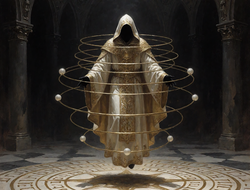
#> input picture Believer/images/card_portraits/omniscience_card.png, 250 x 190 px, found by its file name
$ python generate_character_assets.py
#> lines starting #> are read from the running program, lines starting #| are printed output that depends on the picture
### Tools/AgnesImage/agnes_client.py
"""Agnes AI 图像生成客户端（文生图 / 图生图 / 多图合成）。

仅依赖 Python 标准库，可被 ``card_art.py`` 等批处理脚本导入。

API 文档: https://agnes-ai.cn/zh-Hans/docs/agnes-image-20-flash
Endpoint: ``POST https://apihub.agnes-ai.com/v1/images/generations``（国际站）
          ``POST https://api.agnes-ai.cn/v1/images/generations``（中国站，兼容回退）

密钥读取顺序:
    1. 显式参数 ``api_key``
    2. 环境变量 ``AGNES_API_KEY``
    3. ``Tools/AgnesImage/.env``
    4. ``<repo>/.env``

密钥和完整请求体不会写入日志或异常信息。

用法::

    python agnes_client.py "a hooded pilgrim in ivory robes" -o out.png
    python agnes_client.py "make it golden" -o out.png --image ref.png

    from agnes_client import generate, generate_to_file
    png = generate("prompt", size="1024x768")
"""

from __future__ import annotations

import argparse
import base64
import json
import mimetypes
import os
import sys
import time
import urllib.error
import urllib.request
from pathlib import Path

HERE = Path(__file__).resolve().parent
ROOT = HERE.parents[1]  # Tools/AgnesImage -> repo root

DEFAULT_ENDPOINT = "https://apihub.agnes-ai.com/v1/images/generations"
# 同一把密钥只在一个站点有效；401/404 时自动换站重试一次。
KNOWN_ENDPOINTS = (
    "https://apihub.agnes-ai.com/v1/images/generations",
    "https://api.agnes-ai.cn/v1/images/generations",
)
DEFAULT_MODEL = "agnes-image-2.0-flash"
SUPPORTED_MODELS = (
    "agnes-image-2.0-flash",
    "agnes-image-2.1-flash",
    "agnes-image-2.5-flash",
)

# 文档建议 60s-360s；一次生成通常 10-60s。
DEFAULT_TIMEOUT = 240
RETRYABLE_STATUS = {408, 409, 425, 429, 500, 502, 503, 504}


class AgnesError(RuntimeError):
    """Agnes API 调用失败。``status`` 为 HTTP 状态码（网络错误时为 None）。"""

    def __init__(self, message: str, status: int | None = None):
        super().__init__(message)
        self.status = status


class AgnesConfigError(AgnesError):
    """缺少密钥或配置无效。"""


def _parse_dotenv(path: Path) -> dict[str, str]:
    values: dict[str, str] = {}
    if not path.is_file():
        return values
    for raw in path.read_text(encoding="utf-8", errors="replace").splitlines():
        line = raw.strip()
        if not line or line.startswith("#") or "=" not in line:
            continue
        key, _, value = line.partition("=")
        values[key.strip()] = value.strip().strip('"').strip("'")
    return values


def load_api_key(api_key: str | None = None) -> str:
    """按优先级解析 API key；找不到时抛 ``AgnesConfigError``。"""
    if api_key:
        return api_key

    env_value = os.environ.get("AGNES_API_KEY")
    if env_value:
        return env_value

    for candidate in (HERE / ".env", ROOT / ".env"):
        value = _parse_dotenv(candidate).get("AGNES_API_KEY")
        if value:
            return value

    raise AgnesConfigError(
        "未找到 AGNES_API_KEY。请复制 Tools/AgnesImage/.env.example 为 .env 并填入密钥，"
        "或设置环境变量 AGNES_API_KEY。"
    )


# [25 lines left out: functions resolve_model, resolve_endpoint, not called in this run]


_WORKING_ENDPOINT: list[str | None] = [None]


# [17 lines left out: functions _endpoint_candidates, file_to_data_uri, not called in this run]


def _is_remote_image(value: str) -> bool:
    return value.startswith(("http://", "https://", "data:"))


# [55 lines left out: functions _http_post_json, _explain_http_error, _read_image_bytes, not called in this run]


def generate_result(
    prompt: str,
    *,
    size: str = "1024x768",
    model: str | None = None,
    images: list[str | Path] | None = None,
    return_base64: bool = False,
    timeout: float = DEFAULT_TIMEOUT,
    retries: int = 3,
    api_key: str | None = None,
    endpoint: str | None = None,
    extra_body: dict | None = None,
) -> dict:
    """调用一次生图接口，返回 ``{"png": bytes, "url": str|None, "revised_prompt": str|None}``。

    ``images`` 支持本地路径、公网 URL 和 Data URI；传了就是图生图/多图合成。
    """
    if not prompt or not prompt.strip():
        raise AgnesConfigError("prompt 不能为空")
    if not _valid_size(size):
        raise AgnesConfigError(f"size 格式应为 WxH，例如 1024x768，收到: {size!r}")

    resolved_key = load_api_key(api_key)
    resolved_model = resolve_model(model)
    candidates = _endpoint_candidates(endpoint)

    payload: dict = {
        "model": resolved_model,
        "prompt": prompt,
        "size": size,
        "extra_body": dict(extra_body or {}),
    }

    if images:
        normalized = [
            image if _is_remote_image(str(image)) else file_to_data_uri(image)
            for image in images
        ]
        payload["extra_body"]["image"] = normalized

    if return_base64:
        payload["return_base64"] = True
        payload["extra_body"]["response_format"] = "b64_json"
    elif "response_format" not in payload["extra_body"]:
        payload["extra_body"]["response_format"] = "url"

    last_error: AgnesError | None = None
    for position, candidate in enumerate(candidates):
        try:
            return _generate_once(candidate, payload, resolved_key, timeout, retries)
        except AgnesError as exc:
            last_error = exc
            if position + 1 < len(candidates) and exc.status in (401, 404):
                print(
                    f"[agnes] {candidate} 拒绝该密钥（HTTP {exc.status}），尝试下一站点",
                    file=sys.stderr,
                )
                continue
            raise
    assert last_error is not None
    raise last_error


# [21 lines left out: function _generate_once, not called in this run]


def _valid_size(size: str) -> bool:
    try:
        width, height = size.lower().split("x", 1)
        return int(width) > 0 and int(height) > 0
    except (ValueError, AttributeError):
        return False


# [23 lines left out: function _decode_image_response, not called in this run]


def generate(prompt: str, **kwargs) -> bytes:
    """文生图/图生图的简写，直接返回 PNG 字节。"""
    return generate_result(prompt, **kwargs)["png"]


def generate_to_file(prompt: str, output: str | Path, **kwargs) -> Path:
    """生成并写入文件（自动创建父目录）。"""
    output_path = Path(output)
    output_path.parent.mkdir(parents=True, exist_ok=True)
    output_path.write_bytes(generate(prompt, **kwargs))
    return output_path


# [42 lines left out: functions build_cli, main, not called in this run]


# [2 lines that do not run on import are left out]

### Tools/AgnesImage/generate_character_assets.py
from __future__ import annotations

import sys
from pathlib import Path

from PIL import Image, ImageOps

HERE = Path(__file__).resolve().parent
sys.path.insert(0, str(HERE))
from agnes_client import generate_to_file  # noqa: E402

ROOT = HERE.parents[1]
RAW = ROOT / "Assets" / "CardArt" / "Generated" / "Character" / "_source"
SOURCE = ROOT / "Assets" / "CardArt" / "Generated" / "Character"
GAME_CHAR = ROOT / "Believer" / "images" / "charui"
GAME_SELECT = ROOT / "Believer" / "images" / "character" / "select"

STYLE = (
    "Dark gothic fantasy, painterly Slay the Spire 2 character-select illustration, "
    "mysterious hooded Believer, face completely hidden inside deep black hood shadow, "
    "ivory-white robes with antique-gold embroidery and circular chest seal, "
    "white-gold divine radiance, solemn and majestic, rich hand-painted brushwork, "
    "dark desaturated cathedral background, no text, no letters, no UI, no border, no logo, no watermark."
)

PROMPTS = {
    "believer_select": (
        "Wide 16:9 character-select background, three-quarter full-body hooded Believer standing "
        "slightly left of center, frontal but subtly turned, ivory-white robe with gold trim, "
        "deep black faceless hood, circular gold chest seal, layered cloak and wide sleeves, "
        "calm imposing presence, soft white-gold halo behind the head, dark cathedral niche and "
        "candlelit stone background, large empty dark area on the right for the character-select "
        "info panel, dramatic but readable, no text, no UI, no card frame. " + STYLE
    ),
    "believer_select_icon": (
        "Vertical character-select button icon, waist-up hooded Believer, centered, "
        "ivory-white and antique-gold robes, faceless black hood, circular gold chest seal, "
        "quiet white-gold rim light, dark simple background, strong silhouette readable at small size. "
        + STYLE
    ),
    "believer_ui_icon": (
        "Square UI avatar, chest-up hooded Believer portrait, centered, face completely hidden in black "
        "hood shadow, ivory-white hood and gold trim, circular gold chest seal, white-gold rim light, "
        "very simple dark background, bold readable silhouette at 128 pixels, no extra objects. " + STYLE
    ),
    "believer_map_marker": (
        "Square map marker icon, stylized hooded Believer head and shoulders, centered, "
        "ivory-white hood with antique-gold trim, deep black faceless shadow, small gold chest seal, "
        "simple dark radial background, strong clean silhouette readable at 32 pixels, no text. " + STYLE
    ),
    "omniscience_card": (
        "Epic card illustration, the instant the Omniscience form activates: the hooded Believer "
        "levitating at the center, ivory-white robes and cloak blown upward by divine force, "
        "seven concentric golden rings around the body, seven small white-gold divinity orbs orbiting, "
        "brilliant platinum-white holy light bursting from the chest and eyes hidden in shadow, "
        "a huge sacred seal unfolding on the ground below, dark cathedral void, absolute divine "
        "invincibility and transcendence, moment just before the explosion, single clear subject, "
        "no text, no card frame, no UI, no letters. " + STYLE
    ),
}


def fit_square(src: Path, dst: Path, size: tuple[int, int]) -> None:
    image = Image.open(src).convert("RGB")
    image = ImageOps.fit(image, size, method=Image.Resampling.LANCZOS, centering=(0.5, 0.5))
    dst.parent.mkdir(parents=True, exist_ok=True)
    image.save(dst, format="PNG", optimize=True)
    print(f"{dst.relative_to(ROOT)} {image.size}")


def fit_cover(src: Path, dst: Path, size: tuple[int, int], centering=(0.5, 0.5)) -> None:
#> called with size = (1000, 760), centering = (0.5, 0.5)
    image = Image.open(src).convert("RGB")
#> image is the input picture: PIL image 250x190 RGB; mean R, G, B 59.1, 53, 45.3
    image = ImageOps.fit(image, size, method=Image.Resampling.LANCZOS, centering=centering)
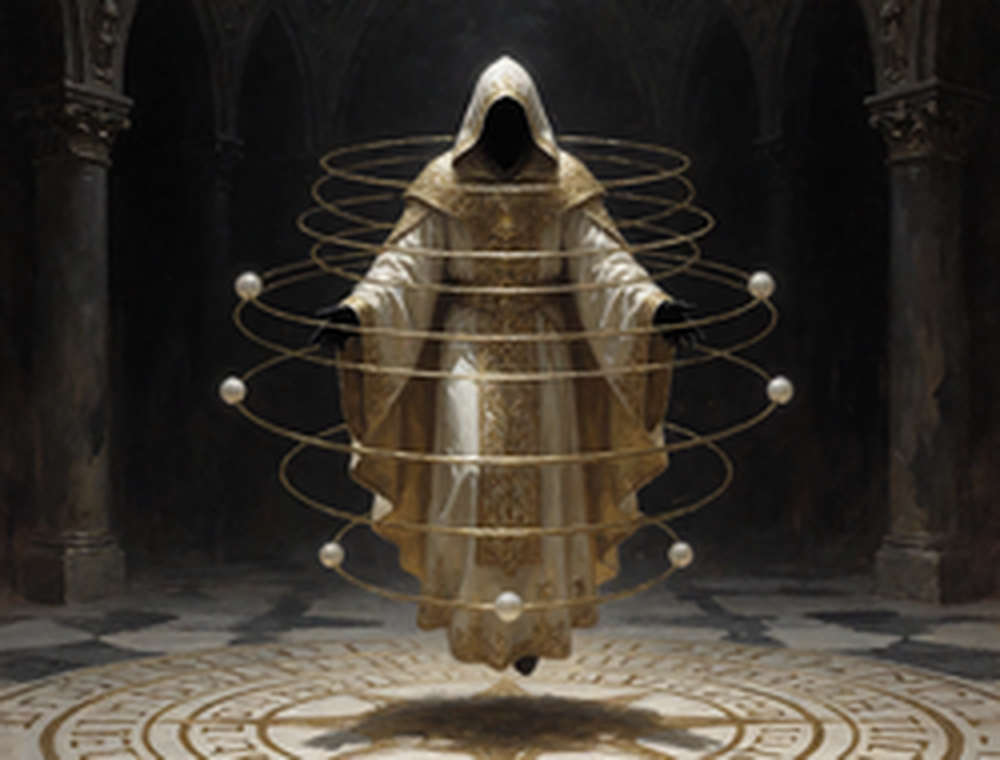
#> image: PIL image 1000x760 RGB; mean R, G, B 59.1, 53, 45.3
    dst.parent.mkdir(parents=True, exist_ok=True)
    image.save(dst, format="PNG", optimize=True)
    print(f"{dst.relative_to(ROOT)} {image.size}")
#| Assets/CardArt/Generated/Character/omniscience_card.png (1000, 760)


def main() -> int:
    RAW.mkdir(parents=True, exist_ok=True)
    SOURCE.mkdir(parents=True, exist_ok=True)
    GAME_SELECT.mkdir(parents=True, exist_ok=True)
    GAME_CHAR.mkdir(parents=True, exist_ok=True)

    # 1. Omniscience card: preserve the raw generated image, then export 1000x760 / 250x190.
    omni_raw = RAW / "omniscience_card.png"
    if not omni_raw.exists():
        print("Generating omniscience_card ...")
        generate_to_file(PROMPTS["omniscience_card"], omni_raw, size="1024x768")
    fit_cover(omni_raw, SOURCE / "omniscience_card.png", (1000, 760))
    fit_square(omni_raw, ROOT / "Believer/images/card_portraits/big/omniscience_card.png", (1000, 760))
#| Believer/images/card_portraits/big/omniscience_card.png (1000, 760)
    fit_square(omni_raw, ROOT / "Believer/images/card_portraits/omniscience_card.png", (250, 190))
#| Believer/images/card_portraits/omniscience_card.png (250, 190)

    # 2. Character select wide background.
    bg_raw = RAW / "believer_select.png"
    if not bg_raw.exists():
        print("Generating believer_select ...")
        generate_to_file(PROMPTS["believer_select"], bg_raw, size="1536x864")
    fit_cover(bg_raw, SOURCE / "believer_select.png", (1920, 1080), (0.42, 0.5))
#> call 2 of fit_cover, with size = (1920, 1080), centering = (0.42, 0.5)
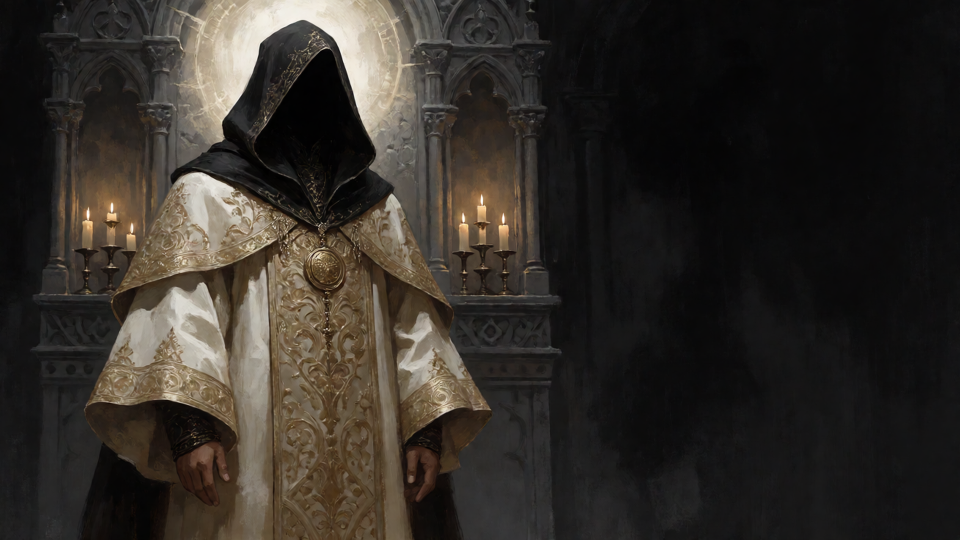
#> input picture Assets/CardArt/Generated/Character/believer_select.png, 1920 x 1080 px, found by its file name (shown at 1/2 size)
#> in fit_cover, image is the input picture: PIL image 1920x1080 RGB; mean R, G, B 50.2, 45.2, 39.8
#| Assets/CardArt/Generated/Character/believer_select.png (1920, 1080)
    fit_cover(bg_raw, GAME_SELECT / "believer_select.png", (1920, 1080), (0.42, 0.5))
#| Believer/images/character/select/believer_select.png (1920, 1080)

    # 3. Character-select button icon; 132x195 is the existing project contract.
    sel_raw = RAW / "believer_select_icon.png"
    if not sel_raw.exists():
        print("Generating believer_select_icon ...")
        generate_to_file(PROMPTS["believer_select_icon"], sel_raw, size="512x768")
    fit_square(sel_raw, SOURCE / "believer_select_icon.png", (132, 195))
    fit_square(sel_raw, GAME_CHAR / "char_select_char_name.png", (132, 195))

    # 4. In-run UI icon / loadout avatar; 128x128 is the existing project contract.
    ui_raw = RAW / "believer_ui_icon.png"
    if not ui_raw.exists():
        print("Generating believer_ui_icon ...")
        generate_to_file(PROMPTS["believer_ui_icon"], ui_raw, size="512x512")
    fit_square(ui_raw, SOURCE / "believer_ui_icon.png", (128, 128))
    fit_square(ui_raw, GAME_CHAR / "character_icon_char_name.png", (128, 128))

    # 5. Map marker; 128x128 is the existing project contract.
    map_raw = RAW / "believer_map_marker.png"
    if not map_raw.exists():
        print("Generating believer_map_marker ...")
        generate_to_file(PROMPTS["believer_map_marker"], map_raw, size="512x512")
    fit_square(map_raw, SOURCE / "believer_map_marker.png", (128, 128))
    fit_square(map_raw, GAME_CHAR / "map_marker_char_name.png", (128, 128))

    # 6. Locked select icon: dark desaturated variant of the same portrait, not a new character design.
    locked = Image.open(sel_raw).convert("RGB")
    locked = ImageOps.grayscale(locked).convert("RGB")
    locked = ImageOps.fit(locked, (132, 195), method=Image.Resampling.LANCZOS)
    locked = Image.blend(locked, Image.new("RGB", locked.size, (18, 18, 22)), 0.35)
    locked.save(GAME_CHAR / "char_select_char_name_locked.png", format="PNG", optimize=True)
    print("Believer/images/charui/char_select_char_name_locked.png")
    return 0


if __name__ == "__main__":
#> (the run stopped early here; a loop or call above may not have finished)
